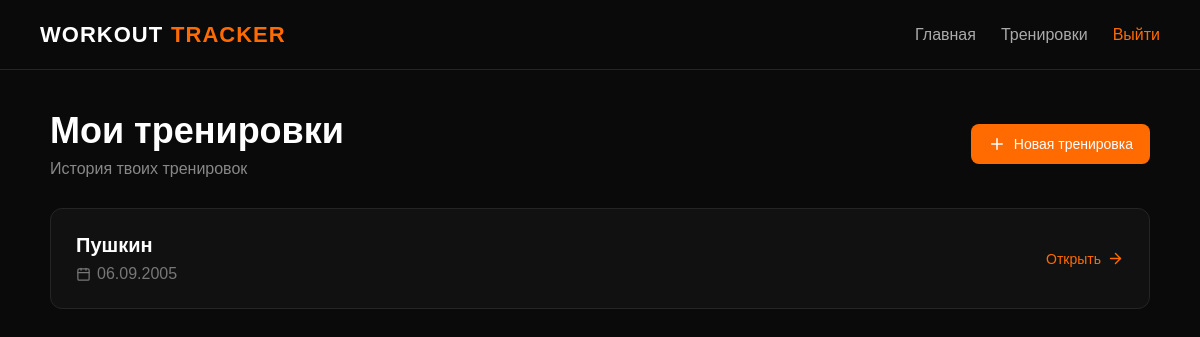
/workout/ (signed in), run on an earlier commit of the app's database.
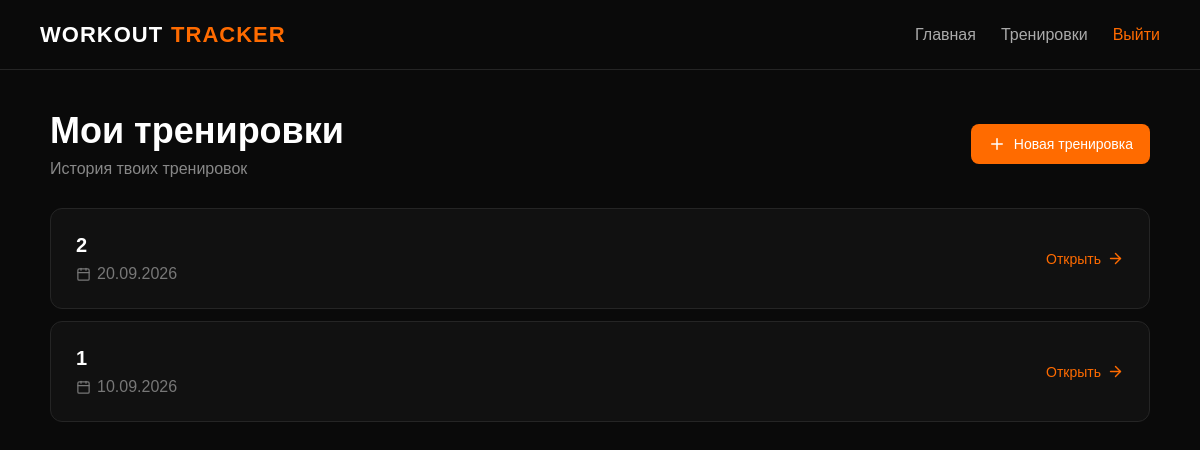
And on a later commit of the database.
### workouts/models.py (models this page shows, shortened)
class Workout(models.Model):
    name = models.CharField(max_length=50)
    date = models.DateField()
    user = models.ForeignKey(User, on_delete=models.CASCADE)

### workouts/views.py (the view)
# urls.py: path('workout/', workout_list, name='workout_list'),
@login_required(login_url='login')
def workout_list(request):
    workouts = Workout.objects.filter(
        user=request.user
    ).order_by('-id')
    return render(request, 'workouts/workout_list.html', {'workouts': workouts})

### workouts/templates/workouts/workout_list.html (shortened to what this page needs)
{% extends 'workouts/base.html' %}
{% block content %}
<div class="home-container">
    <div class="page-header">
        <div>
            <h1>Мои тренировки</h1>
            <p class="page-subtitle">
                История твоих тренировок
            </p>
        </div>
        <a
            href="{% url 'workout_create' %}"
            class="button add-button"
        >
            <i data-lucide="plus"></i>
            Новая тренировка
        </a>
    </div>
    {% if workouts %}
        <div class="workout-list">
            {% for workout in workouts %}
                <div class="card workout-card">
                    <div class="workout-info">
                        <h2>{{ workout.name }}</h2>
                        <p class="workout-date">
                            <i data-lucide="calendar"></i>
                            {{ workout.date|date:"d.m.Y" }}
                        </p>
                    </div>
                    <a
                        href="{% url 'workout_detail' workout.id %}"
                        class="details-link"
                    >
                        Открыть
                        <i data-lucide="arrow-right"></i>
                    </a>
                </div>
            {% endfor %}
        </div>
    {% endif %}
</div>
{% endblock %}

What changed in the data, as far as the page shows it:
removed Workout: name "Пушкин", date "06.09.2005"
added Workout: name "2", date "20.09.2026"
added Workout: name "1", date "10.09.2026"
